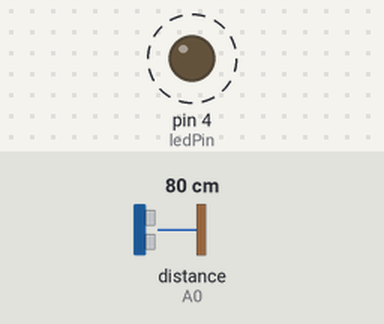
Simulated run of this sketch. Board: Arduino Uno, built with avr-gcc and run on an emulated ATmega328P. Parts: output pins drawn as LEDs (lit = HIGH). Wiring (inferred from the names in the program): ultrasonic range finder: trigger A1; echo A0. Dashed ring = blinking. Inputs (shaded band) come from the test bench; at power-on: distance to the obstacle (sensor on A0) 80 cm. The echo pulse lasts 58.3 µs per cm; pins used as bus, display or sensor lines are not drawn.

Above: at 1.9 s.
2.0 s: distance to the obstacle (sensor on A0) set to 97 cm
5.5 s: distance to the obstacle (sensor on A0) set to 106 cm
At 6.4 s:
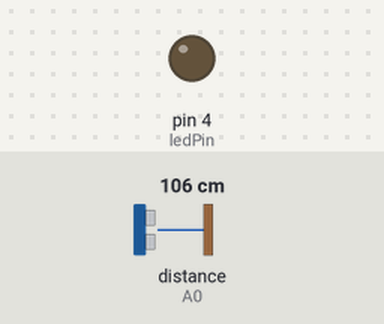
7.0 s: distance to the obstacle (sensor on A0) set to 2 cm
At 7.4 s:
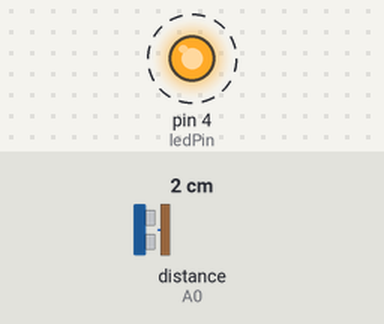
11.3 s: distance to the obstacle (sensor on A0) set to 120 cm
At 12.0 s:
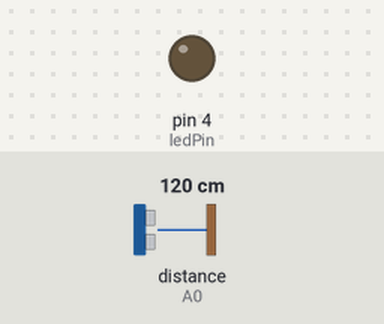
Timing chart, 0 to 13.8 s (numbered marks = the images above; inputs shaded):
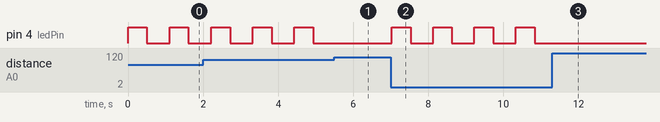

The sketch:

project0.ino
```cpp
//#create a Simple Project With the Ultrasonic Sensor (HC-SR04) +LED, Arduino
//#(echo A0, trig A1), led pin 4, if distance is less than 100 cm, the led lights up/ 1 sec per blink, if distance is more than 100cm the led on breadboard shuts

#define trigPin A1   // Trigger pin connected to A1 (Ultrasonic Sensor)
#define echoPin A0   // Echo pin connected to A0 (Ultrasonic Sensor)
#define ledPin 4     // LED connected to digital pin 4 (Breadboard LED)

long duration;  // Variable to store the pulse duration
int distance;   // Variable to store the calculated distance

void setup() {
  pinMode(trigPin, OUTPUT);  // Set trigPin as OUTPUT to send pulses
  pinMode(echoPin, INPUT);   // Set echoPin as INPUT to receive the echo
  pinMode(ledPin, OUTPUT);   // Set ledPin as OUTPUT (Breadboard LED)
}

void loop() {
  // Send a pulse to the ultrasonic sensor
  digitalWrite(trigPin, LOW);
  delayMicroseconds(2);
  digitalWrite(trigPin, HIGH);
  delayMicroseconds(10);
  digitalWrite(trigPin, LOW);

  // Read the time it took for the pulse to return
  duration = pulseIn(echoPin, HIGH);

  // Calculate the distance in centimeters
  distance = duration * 0.0344 / 2;

  // Print distance to Serial Monitor
  Serial.print("Distance: ");
  Serial.print(distance);
  Serial.println(" cm");

  // If distance is less than 100 cm, make the LED blink
  if (distance < 100) {
    digitalWrite(ledPin, HIGH); // Turn LED on
    delay(500);                 // Wait 500ms
    digitalWrite(ledPin, LOW);  // Turn LED off
    delay(500);                 // Wait 500ms/ 1 sec per blink default
  } else {
    digitalWrite(ledPin, LOW);  // Ensure LED is off when distance is greater
  }

  delay(100); // Small delay before the next measurement
}
```

Measured:
- the behaviour switches between 100 and 101 cm on distance to the obstacle (sensor on A0) (found by bisection; images 0 and 1)
- after the input at 5.5 s, pin 4 (ledPin): stays LOW (without the input it goes to HIGH after 0.04 s)
- after the input at 7.0 s, pin 4 (ledPin): alternates HIGH for 0.50 s and LOW for 0.60 s, starting at once
- after the input at 11.3 s, pin 4 (ledPin): stops changing and stays LOW
- by itself, pin 4 (ledPin): alternates HIGH for 0.50 s and LOW for 0.61 s
